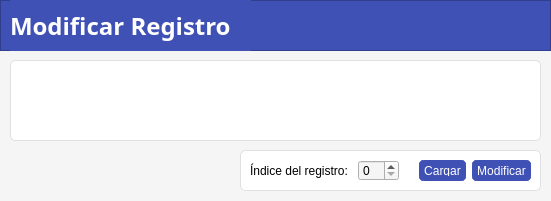
<?xml version="1.0" encoding="UTF-8"?>
<ui version="4.0">
 <class>modifyrecordwindow</class>
 <widget class="QWidget" name="modifyrecordwindow">
  <property name="geometry">
   <rect>
    <x>0</x>
    <y>0</y>
    <width>551</width>
    <height>201</height>
   </rect>
  </property>
  <property name="windowTitle">
   <string>Form</string>
  </property>
  <property name="styleSheet">
   <string notr="true">QWidget{
	background-color: #F5F5F5;
}


QPushButton{
	background-color: #3F51B5;
	color: white;
	border-radius: 5px;
	border-width: 5px;
	border-style: solid;
	border-color: #3F51B5;
}</string>
  </property>
  <widget class="QTableWidget" name="tableWidget">
   <property name="geometry">
    <rect>
     <x>10</x>
     <y>60</y>
     <width>531</width>
     <height>81</height>
    </rect>
   </property>
   <property name="styleSheet">
    <string notr="true">QFrame{
	border: 1px solid #E0E0E0;
	border-radius: 5px;
	background-color: white;
}

QLabel{
	border: 0px;
}</string>
   </property>
   <attribute name="horizontalHeaderStretchLastSection">
    <bool>true</bool>
   </attribute>
   <attribute name="verticalHeaderStretchLastSection">
    <bool>true</bool>
   </attribute>
  </widget>
  <widget class="QFrame" name="frame_3">
   <property name="geometry">
    <rect>
     <x>0</x>
     <y>0</y>
     <width>551</width>
     <height>51</height>
    </rect>
   </property>
   <property name="styleSheet">
    <string notr="true">background-color:#3F51B5;
color: white;</string>
   </property>
   <property name="frameShape">
    <enum>QFrame::StyledPanel</enum>
   </property>
   <property name="frameShadow">
    <enum>QFrame::Raised</enum>
   </property>
   <widget class="QLabel" name="label_3">
    <property name="geometry">
     <rect>
      <x>10</x>
      <y>0</y>
      <width>241</width>
      <height>51</height>
     </rect>
    </property>
    <property name="font">
     <font>
      <family>Montserrat</family>
      <pointsize>18</pointsize>
      <weight>75</weight>
      <bold>true</bold>
     </font>
    </property>
    <property name="text">
     <string>Modificar Registro</string>
    </property>
   </widget>
  </widget>
  <widget class="QFrame" name="frame">
   <property name="geometry">
    <rect>
     <x>240</x>
     <y>150</y>
     <width>301</width>
     <height>41</height>
    </rect>
   </property>
   <property name="styleSheet">
    <string notr="true">QFrame{
	border: 1px solid #E0E0E0;
	border-radius: 5px;
	background-color: white;
}

QLabel{
	border: 0px;
}</string>
   </property>
   <property name="frameShape">
    <enum>QFrame::StyledPanel</enum>
   </property>
   <property name="frameShadow">
    <enum>QFrame::Raised</enum>
   </property>
   <layout class="QHBoxLayout" name="horizontalLayout">
    <item>
     <widget class="QLabel" name="label_2">
      <property name="text">
       <string>Índice del registro: </string>
      </property>
     </widget>
    </item>
    <item>
     <widget class="QSpinBox" name="spinBox"/>
    </item>
    <item>
     <spacer name="horizontalSpacer">
      <property name="orientation">
       <enum>Qt::Horizontal</enum>
      </property>
      <property name="sizeHint" stdset="0">
       <size>
        <width>40</width>
        <height>20</height>
       </size>
      </property>
     </spacer>
    </item>
    <item>
     <widget class="QPushButton" name="pushButton_2">
      <property name="text">
       <string>Cargar</string>
      </property>
     </widget>
    </item>
    <item>
     <widget class="QPushButton" name="pushButton">
      <property name="text">
       <string>Modificar</string>
      </property>
     </widget>
    </item>
   </layout>
  </widget>
 </widget>
 <resources/>
 <connections/>
</ui>
